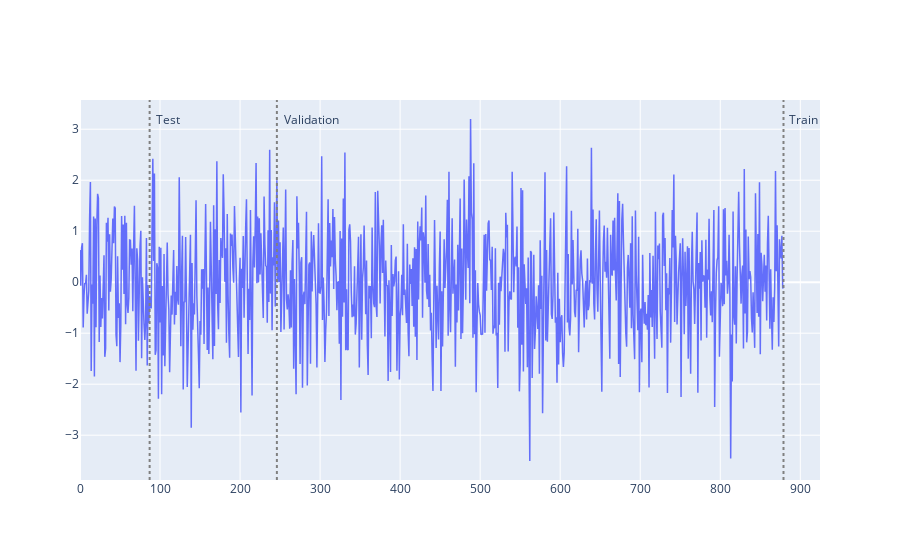

Write notebook code for a chart like this one.
### Code cell
import numpy as np
import pandas as pd

# Start with any time series dataframe
df = pd.DataFrame({'price': np.random.randn(1000)}, index=range(1000))

# Create panels. Each panel is composed of a list of frames.
x, y = wavy.create_panels(df, lookback=120, horizon=1)

# x and y are the past and corresponding future data.
# Lookback and Horizon their number of timesteps.
print("Lookback:", len(x[0]), "Horizon:", len(y[0]))

# Plot the target.
y.plot()

# Convert to numpy arrays. Panels contain a train-val-test split by default.
x_train, y_train = x.train.values, y.train.values
x_test, y_test = x.test.values, y.test.values

# Or just instantiate a model.
model = wavy.LinearRegression(x, y)
model.score()

### Figure 1 — Plotly figure (JSON) as saved in the notebook; plotly's stock layout.template omitted (floating-point values rounded to 4 significant figures; data arrays with more than 128 entries replaced by an {"elided": "..."} marker saying what was removed)
{"data": [{"line": {"width": 1.5}, "mode": "lines", "name": "price", "type": "scatter", "x": {"elided": "880 int values"}, "y": {"elided": "880 float values"}}], "layout": {"annotations": [{"showarrow": false, "text": "Train", "x": 879, "xshift": 20, "y": 3.201}, {"showarrow": false, "text": "Validation", "x": 246, "xshift": 35, "y": 3.201}, {"showarrow": false, "text": "Test", "x": 87, "xshift": 18, "y": 3.201}], "shapes": [{"line": {"color": "gray", "dash": "dot"}, "opacity": 1, "type": "line", "x0": 879, "x1": 879, "xref": "x", "y0": 0, "y1": 1, "yref": "y domain"}, {"line": {"color": "gray", "dash": "dot"}, "opacity": 1, "type": "line", "x0": 246, "x1": 246, "xref": "x", "y0": 0, "y1": 1, "yref": "y domain"}, {"line": {"color": "gray", "dash": "dot"}, "opacity": 1, "type": "line", "x0": 87, "x1": 87, "xref": "x", "y0": 0, "y1": 1, "yref": "y domain"}]}}
